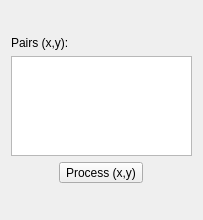
           <widget class="QWidget" name="page_5">
            <property name="geometry">
             <rect>
              <x>0</x>
              <y>0</y>
              <width>203</width>
              <height>220</height>
             </rect>
            </property>
            <property name="sizePolicy">
             <sizepolicy hsizetype="MinimumExpanding" vsizetype="MinimumExpanding">
              <horstretch>0</horstretch>
              <verstretch>0</verstretch>
             </sizepolicy>
            </property>
            <property name="focusPolicy">
             <enum>Qt::NoFocus</enum>
            </property>
            <property name="autoFillBackground">
             <bool>true</bool>
            </property>
            <attribute name="label">
             <string>Discrete</string>
            </attribute>
            <layout class="QVBoxLayout" name="verticalLayout_2">
             <item>
              <layout class="QVBoxLayout" name="verticalLayout_19">
               <item>
                <widget class="QLabel" name="label_16">
                 <property name="sizePolicy">
                  <sizepolicy hsizetype="Preferred" vsizetype="Fixed">
                   <horstretch>0</horstretch>
                   <verstretch>0</verstretch>
                  </sizepolicy>
                 </property>
                 <property name="text">
                  <string>Pairs (x,y):</string>
                 </property>
                </widget>
               </item>
               <item>
                <widget class="QPlainTextEdit" name="ptx_discrete">
                 <property name="sizePolicy">
                  <sizepolicy hsizetype="Ignored" vsizetype="Minimum">
                   <horstretch>0</horstretch>
                   <verstretch>0</verstretch>
                  </sizepolicy>
                 </property>
                 <property name="maximumSize">
                  <size>
                   <width>16777215</width>
                   <height>100</height>
                  </size>
                 </property>
                 <property name="toolTip">
                  <string>Introduce the pairs of the 
discrete term using any 
notation you like, just make 
sure 'x' is followed by 'y'.</string>
                 </property>
                 <property name="tabChangesFocus">
                  <bool>true</bool>
                 </property>
                </widget>
               </item>
               <item>
                <layout class="QHBoxLayout" name="horizontalLayout_3">
                 <item>
                  <widget class="QToolButton" name="btn_discrete_parse">
                   <property name="focusPolicy">
                    <enum>Qt::StrongFocus</enum>
                   </property>
                   <property name="toolTip">
                    <string>Process pairs (x,y)</string>
                   </property>
                   <property name="text">
                    <string>Process (x,y)</string>
                   </property>
                   <property name="icon">
                    <iconset resource="qtfuzzylegacy.qrc">
                     <normaloff>:/process.png</normaloff>:/process.png</iconset>
                   </property>
                   <property name="toolButtonStyle">
                    <enum>Qt::ToolButtonTextBesideIcon</enum>
                   </property>
                   <property name="arrowType">
                    <enum>Qt::NoArrow</enum>
                   </property>
                  </widget>
                 </item>
                </layout>
               </item>
              </layout>
             </item>
            </layout>
           </widget>
